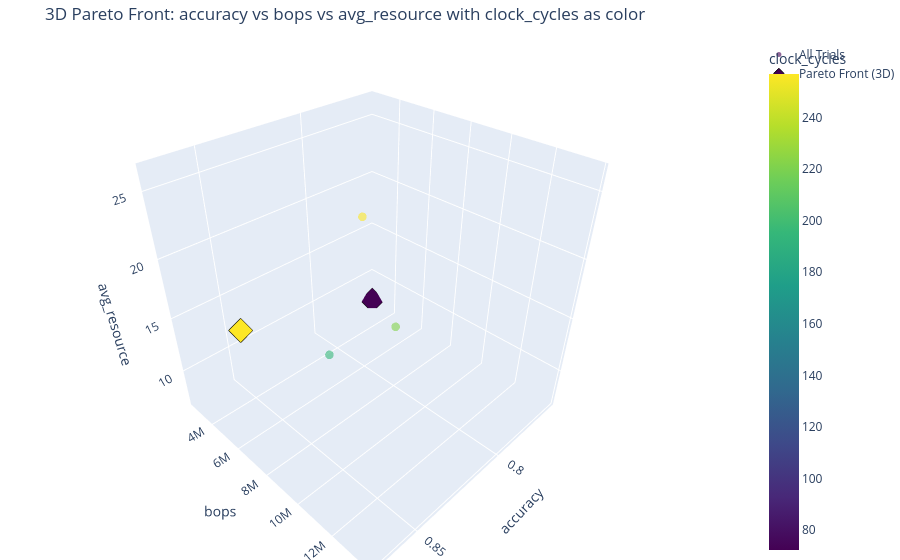

Notebook source saved alongside this figure:
### Markdown cell above
## Analyzing the Global Search Results
The search is complete! The results contain the performance of every architecture tried. Let's visualize the Pareto fronts to understand the trade-offs.

### Code cell
results_df_mlp = pd.DataFrame(searcher_mlp.results)

if not results_df_mlp.empty:
    print("\n--- Visualizing Hardware-Aware Pareto Fronts ---")
    # Rename 'performance_metric' to 'accuracy' for clearer plot labels
    results_df_mlp.rename(columns={'performance_metric': 'accuracy'}, inplace=True)
    OBJECTIVE_INFO_HW[0] = ('accuracy', True)
    
    plot_pareto_fronts(results_df_mlp, OBJECTIVE_INFO_HW, save_dir=searcher_mlp.results_dir)
    
    print("\n--- Generating 3D Pareto Front Heatmap ---")
    plot_3d_pareto_front_heatmap(results_df_mlp, OBJECTIVE_INFO_HW, save_dir=searcher_mlp.results_dir)
    
    print(f"\nMLP search plots saved to: {searcher_mlp.results_dir}")
else:
    print("MLP search did not yield any results.")

### Figure 1 — Plotly figure (JSON) as saved in the notebook; plotly's stock layout.template omitted (floating-point values rounded to 4 significant figures)
{"data": [{"hoverinfo": "text+x+y+z", "marker": {"color": [72.24, 95.25, 222.0, 256.9, 195.6], "colorbar": {"title": {"text": "clock_cycles"}}, "colorscale": [[0, "#440154"], [0.1111, "#482878"], [0.2222, "#3e4989"], [0.3333, "#31688e"], [0.4444, "#26828e"], [0.5556, "#1f9e89"], [0.6667, "#35b779"], [0.7778, "#6ece58"], [0.8889, "#b5de2b"], [1, "#fde725"]], "opacity": 0.6, "size": 5}, "mode": "markers", "name": "All Trials", "text": ["Trial 0", "Trial 1", "Trial 2", "Trial 3", "Trial 4"], "type": "scatter3d", "x": [0.7618, 0.8698, 0.8609, 0.8409, 0.8649], "y": [2584000.0, 7053000.0, 13750000.0, 10330000.0, 11340000.0], "z": [7.03, 18.2, 23.92, 26.27, 20.12]}, {"hoverinfo": "text+x+y+z", "marker": {"color": [72.24, 95.25], "colorscale": [[0, "#440154"], [0.1111, "#482878"], [0.2222, "#3e4989"], [0.3333, "#31688e"], [0.4444, "#26828e"], [0.5556, "#1f9e89"], [0.6667, "#35b779"], [0.7778, "#6ece58"], [0.8889, "#b5de2b"], [1, "#fde725"]], "line": {"color": "black", "width": 1}, "size": 8, "symbol": "diamond"}, "mode": "markers", "name": "Pareto Front (3D)", "text": ["Trial 0", "Trial 1"], "type": "scatter3d", "x": [0.7618, 0.8698], "y": [2584000.0, 7053000.0], "z": [7.03, 18.2]}], "layout": {"margin": {"b": 0, "l": 0, "r": 0, "t": 40}, "scene": {"xaxis": {"title": {"text": "accuracy"}}, "yaxis": {"title": {"text": "bops"}}, "zaxis": {"title": {"text": "avg_resource"}}}, "title": {"text": "3D Pareto Front: accuracy vs bops vs avg_resource with clock_cycles as color"}}}
